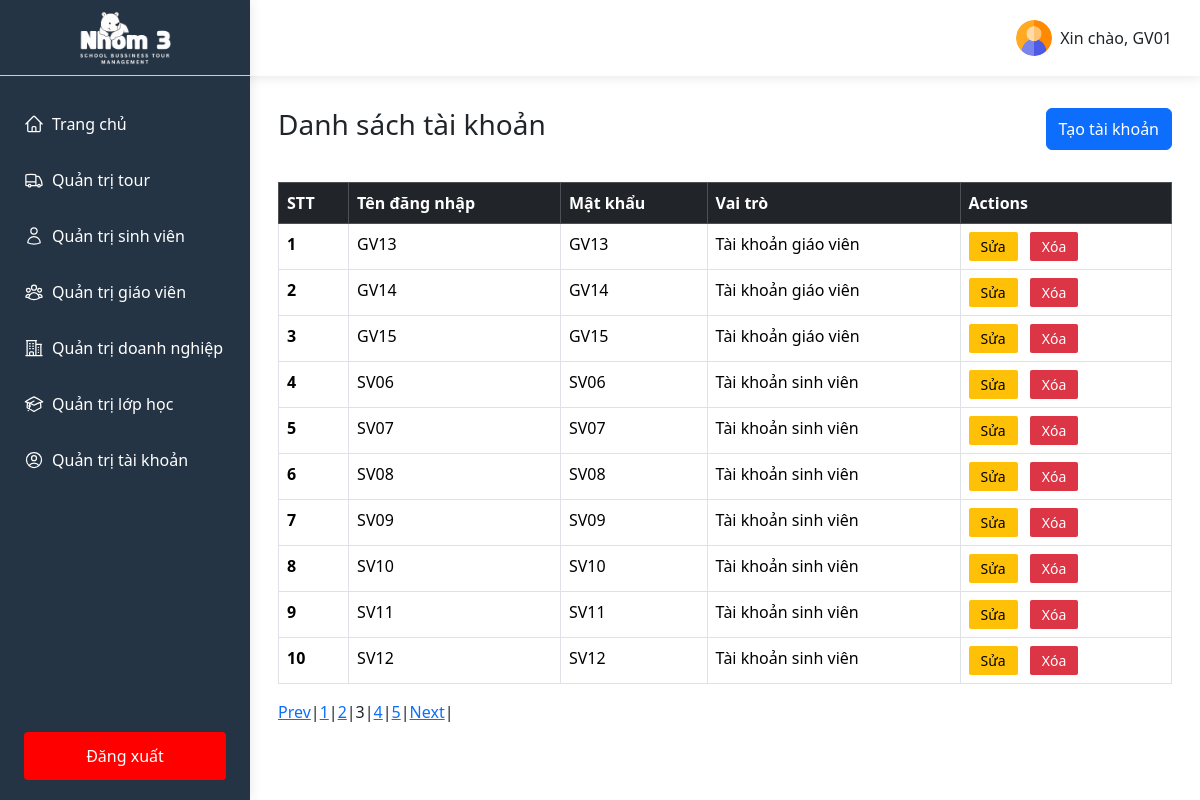
The app's page /index.php?controller=AccountController&page=3 (signed in) with its own data.
### tables this page shows
CREATE TABLE `account` (
  `accountID` int(11) NOT NULL,
  `username` varchar(100) NOT NULL,
  `password` varchar(100) NOT NULL,
  `role` varchar(100) NOT NULL
);

### controllers/AccountController.php (called while the page is built, shortened)
<?php
$pagination = mysqli_query($conn, "SELECT COUNT(accountID) AS total FROM account");
$row = mysqli_fetch_assoc($pagination);
$total_records = $row['total'];
$current_page = isset($_GET['page']) ? $_GET['page'] : 1;
$limit = 10;
$total_page = ceil($total_records / $limit);
$start = ($current_page - 1) * $limit >=0 ? ($current_page - 1) * $limit : 0;
$dataAcountsSql = "SELECT * FROM account LIMIT $start, $limit";
$dataAcounts = mysqli_query($conn, $dataAcountsSql);
require_once __DIR__ . '/../views/pages/account.php';

### views/pages/account.php (the view, shortened to what this page needs)
<!DOCTYPE html>
<html lang="en">
<head>
</head>
<body>
    <?php
        include_once __DIR__ . '/../../controllers/AccountController.php';
    ?>
    <div class='flex-sb account'>
        <div class="account-left">
            <?php
                include __DIR__ . '/../components/sidebarAdmin.php';
            ?>
        </div>
        <div class="account-right flex-grow-1">
            <?php
                include __DIR__ . '/../components/header.php';
            ?>
            <div class="container pad-0-28">
                <div class="flex-sb-center pad-20-0 mt-12">
                    <h1 class="h1-title">Danh sách tài khoản</h1>
                    <button type="button" class="btn btn-primary" data-bs-toggle="modal"
                        data-bs-target="#createAccount">Tạo tài khoản</button>
                </div>
                <div class="container-body pad-12-0">
                    <div class="container-table">
                        <table class="table table-borderless table-hover table-bordered">
                            <thead class="table-dark">
                                <tr>
                                    <th scope="col">STT</th>
                                    <th scope="col">Tên đăng nhập</th>
                                    <th scope="col">Mật khẩu</th>
                                    <th scope="col">Vai trò</th>
                                    <th scope="col">Actions</th>
                                </tr>
                            </thead>
                            <tbody>
                                <?php
                                    if(mysqli_num_rows($dataAcounts) > 0)
                                    {
                                        $i = 0;
                                        while ($row = mysqli_fetch_assoc($dataAcounts)) {
                                            $i += 1;
                                            echo "<tr>";
                                            echo "<th scope='row'>". $i ."</th>";
                                            echo "<td>" . $row['username'] . "</td>";
                                            echo "<td>" . $row['password'] . "</td>";
                                            echo "<td>" . $row['role'] . "</td>";
                                            echo "<td><button class='update update-account'>Sửa</button>
                                                <button class='delete deleteAccount'>Xóa</button></td>";
                                            echo "</tr>";
                                        }
                                    }else{
                                        echo "<tr>";
                                        echo "<td colspan='5'> Lỗi truy vấn: " . mysqli_error($conn). "</td>";
                                        echo "</tr>";
                                    }
                                ?>
                            </tbody>
                        </table>
                        <div class="pagination">
                            <?php
                            if ($current_page > 1 && $total_page > 1) {
                                echo '<a href="index.php?controller=AccountController&page=' . ($current_page - 1) . '">Prev</a> | ';
                            }
                            for ($i = 1; $i <= $total_page; $i++) {
                                if ($i == $current_page) {
                                    echo '<span>' . $i . '</span> | ';
                                } else {
                                    echo '<a href="index.php?controller=AccountController&page=' . $i . '">' . $i . '</a> | ';
                                }
                            }
                            if ($current_page < $total_page && $total_page > 1) {
                                echo '<a href="index.php?controller=AccountController&page=' . ($current_page + 1) . '">Next</a> | ';
                            }
                            ?>
                        </div>
                    </div>
                </div>
            </div>
        </div>
    </div>
</body>
</html>

### public/css/base.css (style rules this page uses)
* { margin: 0; padding: 0; box-sizing: border-box; }
body { overflow-x: hidden; scroll-behavior: smooth; font-family: system-ui, -apple-system, BlinkMacSystemFont, 'Segoe UI', Roboto, Oxygen, Ubuntu, Cantarell, 'Open Sans', 'Helvetica Neue', sans-serif; }
.pad-0-28 { padding: 0 28px !important; }
.flex-sb { display: flex; justify-content: space-between; }
.flex-sb-center { display: flex; justify-content: space-between; }
.flex-grow-1 { flex-grow: 1; }
.pad-20-0 { padding: 20px 0 !important; }
.h1-title { font-size: 28px !important; }
.pad-12-0 { padding: 12px 0; }
.mt-12 { margin-top: 12px; }
.update, .delete, .showData { padding: 4px 12px; background-color: #ffc107; border-radius: 2px; border: none; font-size: 14px; }
.delete { color: #fff; background-color: #dc3545; margin-left: 8px; margin-right: 8px; }

### records on screen
account: username "GV13", password "GV13", role "Tài khoản giáo viên"
account: username "GV14", password "GV14", role "Tài khoản giáo viên"
account: username "GV15", password "GV15", role "Tài khoản giáo viên"
account: username "SV06", password "SV06", role "Tài khoản sinh viên"
account: username "SV07", password "SV07", role "Tài khoản sinh viên"
account: username "SV08", password "SV08", role "Tài khoản sinh viên"
account: username "SV09", password "SV09", role "Tài khoản sinh viên"
account: username "SV10", password "SV10", role "Tài khoản sinh viên"
account: username "SV11", password "SV11", role "Tài khoản sinh viên"
account: username "SV12", password "SV12", role "Tài khoản sinh viên"

### other values on screen
$username "GV01"
